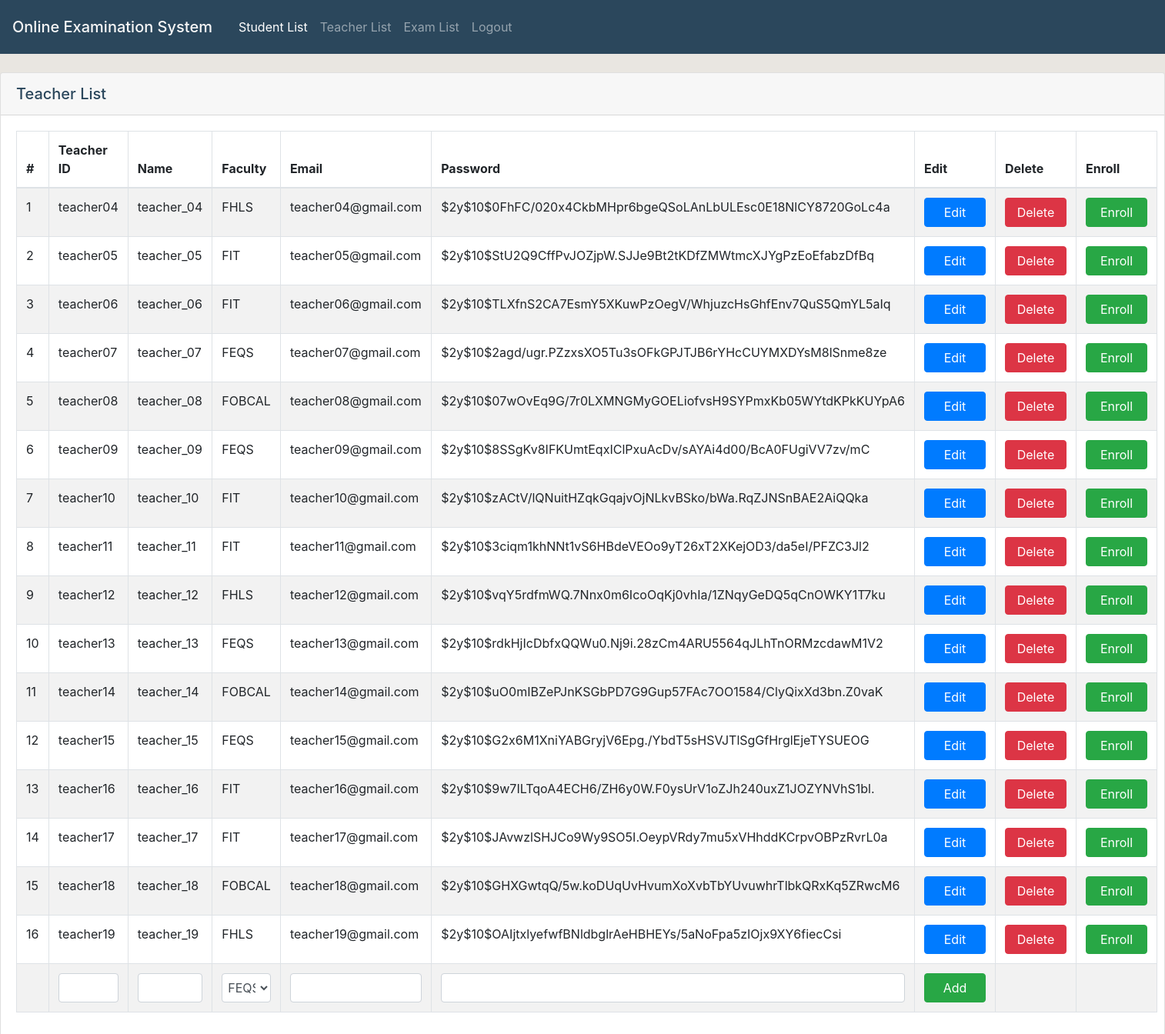
The app's page /adminHome.php?nav=teacherList (signed in) with its own data.
### tables this page shows
CREATE TABLE IF NOT EXISTS `teacher` (
  `teacherID` varchar(10) NOT NULL,
  `teacherName` varchar(40) NOT NULL,
  `facultyID` varchar(10) NOT NULL,
  `email` varchar(50) NOT NULL,
  `password_hash` char(60) NOT NULL
);

### teacherList.php (the view, shortened to what this page needs)
<div class="card">
    <div class="card-header" style="font-size: 20px; font-weight: 500;">
        Teacher List
    </div>
    <div class="card-body">
        <table class="table table-striped table-bordered" style="width: 100%;" id="teacher_table" cellspacing="0" width="100%">
            <thead>
                <tr>
                <th scope="col">#</th>
                <th scope="col">Teacher ID</th>
                <th scope="col">Name</th>
                <th scope="col">Faculty</th>
                <th scope="col">Email</th>
                <th scope="col">Password</th>
                <th scope="col">Edit</th>
                <th scope="col">Delete</th>
                <th scope="col">Enroll</th>
                </tr>
            </thead>
            <tbody>
            <?php
                include "dbConnection.php";
                $teacherQuery = mysqli_query($conn, "SELECT * FROM teacher");
                $teacherRow = mysqli_fetch_row($teacherQuery);
                $i = 1;
                do {
                    echo "<tr><td>$i</td>";
                    echo "<td name='$teacherRow[0]'>{$teacherRow[0]}</td>";
                    echo "<td name='$teacherRow[0]'>{$teacherRow[1]}</td>";
                    echo "<td name='$teacherRow[0]'>{$teacherRow[2]}</td>";
                    echo "<td name='$teacherRow[0]'>{$teacherRow[3]}</td>";
                    echo "<td name='$teacherRow[0]'>{$teacherRow[4]}</td>";
                    echo "<td><button style='width: 80px;' class='editBtn btn btn-primary' id='$teacherRow[0]' data-toggle='modal' data-target='#editModal'\">Edit</a></button></td>";
                    echo "<td><button style='width: 80px;' class='deleteBtn btn btn-danger' id='$teacherRow[0]' data-toggle='modal' data-target='#deleteModal'\">Delete</a></button></td>";
                    echo "<td><button style='width: 80px;' class='enrollBtn btn btn-success' id='$teacherRow[0]' data-toggle='modal' data-target='#enrollModal'\">Enroll</a></button></td>";
                    $teacherRow = mysqli_fetch_row($teacherQuery);
                    $i++;
                } while ($teacherRow);
                echo "</tbody>";
                echo "<form action='adminHome.php?nav=teacherList' method='post'>";
                echo "<tr><td></td>";
                echo "<td><input type='text' class='form-control' name='teacherID' required/></td>";
                echo "<td><input type='text' class='form-control' name='teacherName' required/></td>";
                echo "<td><select class='form-control' style='padding: 3px;' name='faculty' required>";
                    $facultyQuery = mysqli_query($conn, "SELECT facultyID FROM faculty");
                    if (mysqli_num_rows($facultyQuery) > 0) {
                        while ($facultyRow = mysqli_fetch_assoc($facultyQuery)) {
                            echo "<option value='{$facultyRow["facultyID"]}'>{$facultyRow["facultyID"]}</option>\n";
                        }
                    }
                echo "</select></td>";
                echo "<td><input type='text' class='form-control' name='email' required/></td>";
                echo "<td><input type='text' class='form-control' name='password' required/></td>";
                echo "<td><input style='width: 80px;' type='submit' class='btn btn-success' name='add' value='Add'/></td><td></td><td></td></tr></form>\n";
            ?>
        </table>
    </div>
</div>

### css/header.css (style rules this page uses)
body { background-color: #E9E6E1 ; color: #2B475C; }

### records on screen
teacher: teacherID "teacher04", teacherName "teacher_04", facultyID "FHLS", email "teacher04@gmail.com", password_hash "$2y$10$0FhFC/020x4CkbMHpr6bgeQSoLAnLbULEsc0E18NlCY8720GoLc4a"
teacher: teacherID "teacher05", teacherName "teacher_05", facultyID "FIT", email "teacher05@gmail.com", password_hash "$2y$10$StU2Q9CffPvJOZjpW.SJJe9Bt2tKDfZMWtmcXJYgPzEoEfabzDfBq"
teacher: teacherID "teacher06", teacherName "teacher_06", facultyID "FIT", email "teacher06@gmail.com", password_hash "$2y$10$TLXfnS2CA7EsmY5XKuwPzOegV/WhjuzcHsGhfEnv7QuS5QmYL5aIq"
teacher: teacherID "teacher07", teacherName "teacher_07", facultyID "FEQS", email "teacher07@gmail.com", password_hash "$2y$10$2agd/ugr.PZzxsXO5Tu3sOFkGPJTJB6rYHcCUYMXDYsM8lSnme8ze"
teacher: teacherID "teacher08", teacherName "teacher_08", facultyID "FOBCAL", email "teacher08@gmail.com", password_hash "$2y$10$07wOvEq9G/7r0LXMNGMyGOELiofvsH9SYPmxKb05WYtdKPkKUYpA6"
teacher: teacherID "teacher09", teacherName "teacher_09", facultyID "FEQS", email "teacher09@gmail.com", password_hash "$2y$10$8SSgKv8IFKUmtEqxIClPxuAcDv/sAYAi4d00/BcA0FUgiVV7zv/mC"
teacher: teacherID "teacher10", teacherName "teacher_10", facultyID "FIT", email "teacher10@gmail.com", password_hash "$2y$10$zACtV/lQNuitHZqkGqajvOjNLkvBSko/bWa.RqZJNSnBAE2AiQQka"
teacher: teacherID "teacher11", teacherName "teacher_11", facultyID "FIT", email "teacher11@gmail.com", password_hash "$2y$10$3ciqm1khNNt1vS6HBdeVEOo9yT26xT2XKejOD3/da5eI/PFZC3Jl2"
teacher: teacherID "teacher12", teacherName "teacher_12", facultyID "FHLS", email "teacher12@gmail.com", password_hash "$2y$10$vqY5rdfmWQ.7Nnx0m6IcoOqKj0vhIa/1ZNqyGeDQ5qCnOWKY1T7ku"
teacher: teacherID "teacher13", teacherName "teacher_13", facultyID "FEQS", email "teacher13@gmail.com", password_hash "$2y$10$rdkHjIcDbfxQQWu0.Nj9i.28zCm4ARU5564qJLhTnORMzcdawM1V2"
teacher: teacherID "teacher14", teacherName "teacher_14", facultyID "FOBCAL", email "teacher14@gmail.com", password_hash "$2y$10$uO0mIBZePJnKSGbPD7G9Gup57FAc7OO1584/ClyQixXd3bn.Z0vaK"
teacher: teacherID "teacher15", teacherName "teacher_15", facultyID "FEQS", email "teacher15@gmail.com", password_hash "$2y$10$G2x6M1XniYABGryjV6Epg./YbdT5sHSVJTlSgGfHrglEjeTYSUEOG"
teacher: teacherID "teacher16", teacherName "teacher_16", facultyID "FIT", email "teacher16@gmail.com", password_hash "$2y$10$9w7ILTqoA4ECH6/ZH6y0W.F0ysUrV1oZJh240uxZ1JOZYNVhS1bl."
teacher: teacherID "teacher17", teacherName "teacher_17", facultyID "FIT", email "teacher17@gmail.com", password_hash "$2y$10$JAvwzlSHJCo9Wy9SO5I.OeypVRdy7mu5xVHhddKCrpvOBPzRvrL0a"
teacher: teacherID "teacher18", teacherName "teacher_18", facultyID "FOBCAL", email "teacher18@gmail.com", password_hash "$2y$10$GHXGwtqQ/5w.koDUqUvHvumXoXvbTbYUvuwhrTlbkQRxKq5ZRwcM6"
teacher: teacherID "teacher19", teacherName "teacher_19", facultyID "FHLS", email "teacher19@gmail.com", password_hash "$2y$10$OAIjtxlyefwfBNldbglrAeHBHEYs/5aNoFpa5zIOjx9XY6fiecCsi"

### other values on screen
form field faculty "FEQS"
